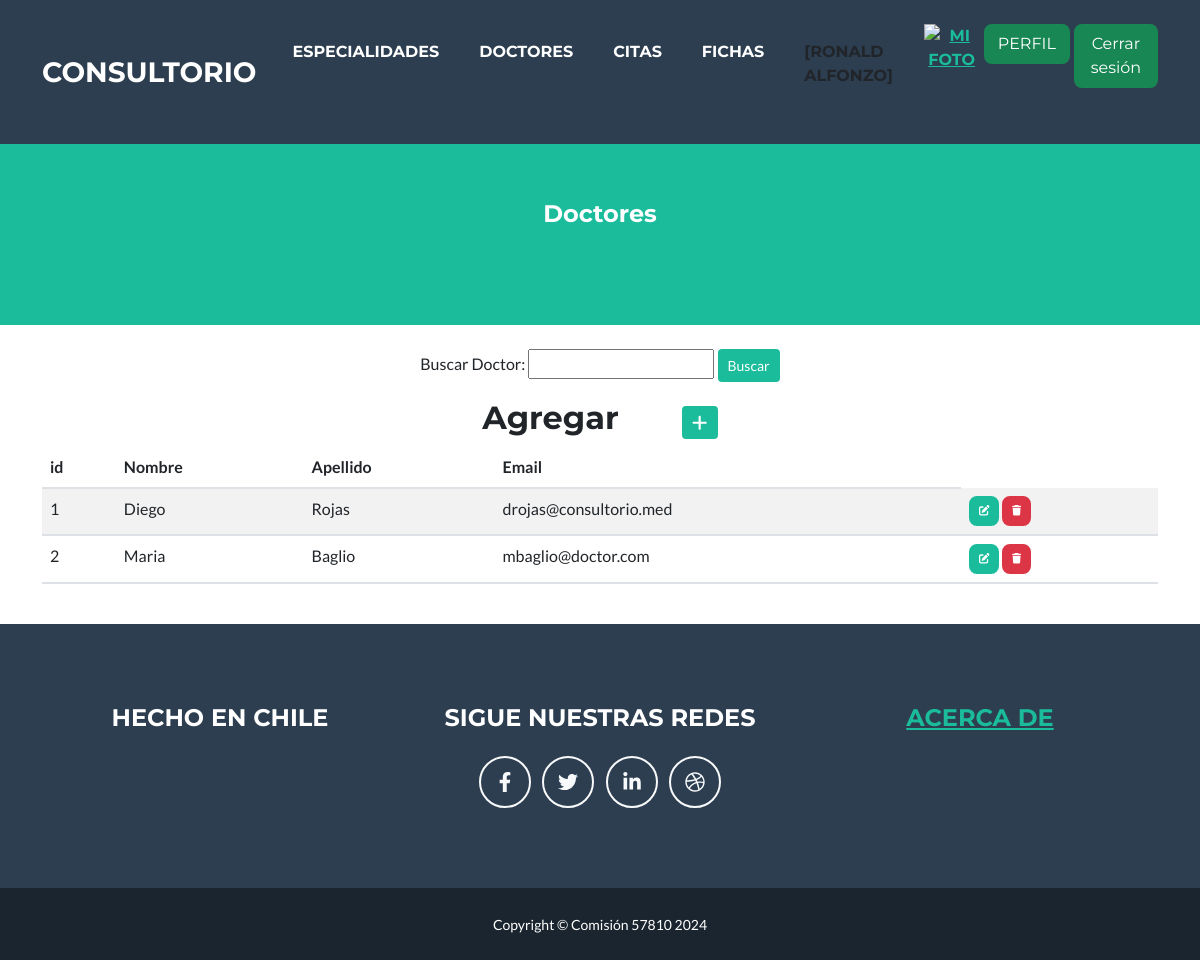
/doctores/ (signed in), run on the app's committed database.
### entidades/models.py (models this page shows, shortened)
class Doctor(models.Model):
    nombre = models.CharField(max_length=100)
    apellido = models.CharField(max_length=100)
    email = models.CharField(max_length=100)
    class Meta:
        verbose_name = "Doctor"
        verbose_name_plural = "Doctores"
        ordering = ["nombre", "apellido"]

### entidades/views.py (the view)
# urls.py: path('doctores/', doctores, name="doctores"),
@login_required
def doctores(request):
    contexto = {"doctores": Doctor.objects.all()}
    return render(request, "entidades/doctores.html", contexto)

### entidades/templates/entidades/doctores.html (shortened to what this page needs)
{% extends 'entidades/index.html' %}
{% block titulo %}
<h1 class="masthead-subheading font-weight-light mb-0">Doctores</h1>
{% endblock titulo %}
{% block contenido %}
<form action="{% url 'encontrarDoctor' %}" method="get">
    <div class="form-group">
    <table>
        <br>
        <p>Buscar Doctor: <input type="Text" name="buscar" id="buscar"> <input class="btn btn-primary btn-sm" type="submit" value="Buscar">
    </table>
</div>
</form>
<table>
    <tr>
        <td width="200"><h2>Agregar</h2></td>
        <td>
            <a href="{% url 'doctorForm' %}"
            class="btn btn-primary btn-sm"><i class="fa fa-plus fa-lg" title="Crear"></i>
            </a>
        </td>
    </tr>
</table>
<table class="table table-striped">
    <thead>
        <tr>
            <th>id</th>
            <th>Nombre</th>
            <th>Apellido</th>
            <th>Email</th>
        </tr>
    </thead>
    <tbody>
        {% for doctor in doctores %}
            <tr>
                <td>{{ doctor.id }}</td>
                <td>{{ doctor.nombre }}</td>
                <td>{{ doctor.apellido }}</td>
                <td>{{ doctor.email }}</td>
                <td>
                    <a
                      href="{% url 'doctorUpdate' doctor.id %}"
                      class="btn btn-primary"
                      style="--bs-btn-padding-y: .25rem; --bs-btn-padding-x: .5rem; --bs-btn-font-size: .75rem;"
                      ><i class="fa fa-edit fa-sm" title="Editar"></i>
                    </a>
                    <a
                      href="{% url 'doctorDelete' doctor.id %}"
                      class="btn btn-danger"
                      style="--bs-btn-padding-y: .25rem; --bs-btn-padding-x: .5rem; --bs-btn-font-size: .75rem;"
                      ><i class="fa fa-trash fa-sm" title="Eliminar"></i>
                    </a>
                </td>
            </tr>
        {% endfor %}
        </tbody>
    </table>
{% endblock contenido %}

### entidades/templates/entidades/index.html (shortened to what this page needs)
<!DOCTYPE html>
<html lang="en">
    <head>
        {% load static %}
        <link href="https://cdn.jsdelivr.net/npm/bootstrap@5.3.3/dist/css/bootstrap.min.css" rel="stylesheet">
        <link href="{% static 'css/styles.css' %}" rel="stylesheet" />
    </head>
    <body id="page-top">
        <nav class="navbar navbar-expand-lg bg-secondary text-uppercase fixed-top" id="mainNav">
            <div class="container">
                <a class="navbar-brand" href="{% url 'home' %}">Consultorio</a>
                <div class="collapse navbar-collapse" id="navbarResponsive">
                    <ul class="navbar-nav ms-auto">
                        {% if user.is_authenticated  %}
                            <li class="nav-item mx-0 mx-lg-1"><a class="nav-link py-3 px-0 px-lg-3 rounded" href="{% url 'especialidades' %}">Especialidades</a></li>
                            <li class="nav-item mx-0 mx-lg-1"><a class="nav-link py-3 px-0 px-lg-3 rounded" href="{% url 'doctores' %}">Doctores</a></li>
                            <li class="nav-item mx-0 mx-lg-1"><a class="nav-link py-3 px-0 px-lg-3 rounded" href="{% url 'citas' %}">Citas</a></li>
                            <li class="nav-item mx-0 mx-lg-1"><a class="nav-link py-3 px-0 px-lg-3 rounded" href="{% url 'ficha' %}">Fichas</a></li>
                            <li class="nav-item mx-0 mx-lg-1"><p class="py-3 px-0 px-lg-3 rounded">[{{user.first_name}} {{user.last_name}}]</p></li>
                            <div class="text-center">
                                <a href="{% url 'agregarAvatar' %}"><img src="{{ request.session.avatar }}" height="40px" width="40px" alt="mi foto"> </a>
                            </div>
                            <li class="nav-item mx-0 mx-lg-1"><a class="btn btn-success" href="{% url 'perfil' %}">Perfil</a></li>
                            <form method="POST" action="{% url 'logout' %}">
                                <button class="btn btn-success btn-block" type="submit">Cerrar sesión</button>
                              </form>
                        {% else %}
                            <li class="nav-item mx-0 mx-lg-1"><a class="btn btn-primary btn-block" href="{% url 'login' %}">Ingresar</a></li>
                            <li class="nav-item mx-0 mx-lg-1"><a class="btn btn-success btn-block" href="{% url 'registro' %}">Registrarse</a></li>
                        {% endif %}
                    </ul>
                </div>
            </div>
        </nav>
        <header class="masthead bg-primary text-white text-center">
            <div class="container d-flex align-items-center flex-column">
                {% block titulo %}{% endblock titulo %}
            </div>
        </header>
        <div class="container d-flex align-items-center flex-column">
            {% block contenido %}
            {% endblock contenido %}
            </div>
        <br>
        <footer class="footer text-center">
            <div class="container">
                <div class="row">
                    <div class="col-lg-4 mb-5 mb-lg-0">
                        <h4 class="text-uppercase mb-4">Hecho en Chile</h4>
                    </div>
                    <div class="col-lg-4 mb-5 mb-lg-0">
                        <h4 class="text-uppercase mb-4">Sigue nuestras redes</h4>
                        <a class="btn btn-outline-light btn-social mx-1" href="#!"><i class="fab fa-fw fa-facebook-f"></i></a>
                        <a class="btn btn-outline-light btn-social mx-1" href="#!"><i class="fab fa-fw fa-twitter"></i></a>
                        <a class="btn btn-outline-light btn-social mx-1" href="#!"><i class="fab fa-fw fa-linkedin-in"></i></a>
                        <a class="btn btn-outline-light btn-social mx-1" href="#!"><i class="fab fa-fw fa-dribbble"></i></a>
                    </div>
                    <div class="col-lg-4">
                        <h4 class="text-uppercase mb-4"><a href="{% url 'acercaDe' %}">Acerca De</a></h4>
                    </div>
                </div>
            </div>
        </footer>
        <div class="copyright py-4 text-center text-white">
            <div class="container"><small>Copyright &copy; Comisión 57810 2024</small></div>
        </div>
    </body>
</html>

### data on the page
Doctor: id "1", nombre "Diego", apellido "Rojas", email "drojas@consultorio.med"
Doctor: id "2", nombre "Maria", apellido "Baglio", email "mbaglio@doctor.com"

### other printed values
{{ user.first_name }} "RONALD"
{{ user.last_name }} "ALFONZO"
